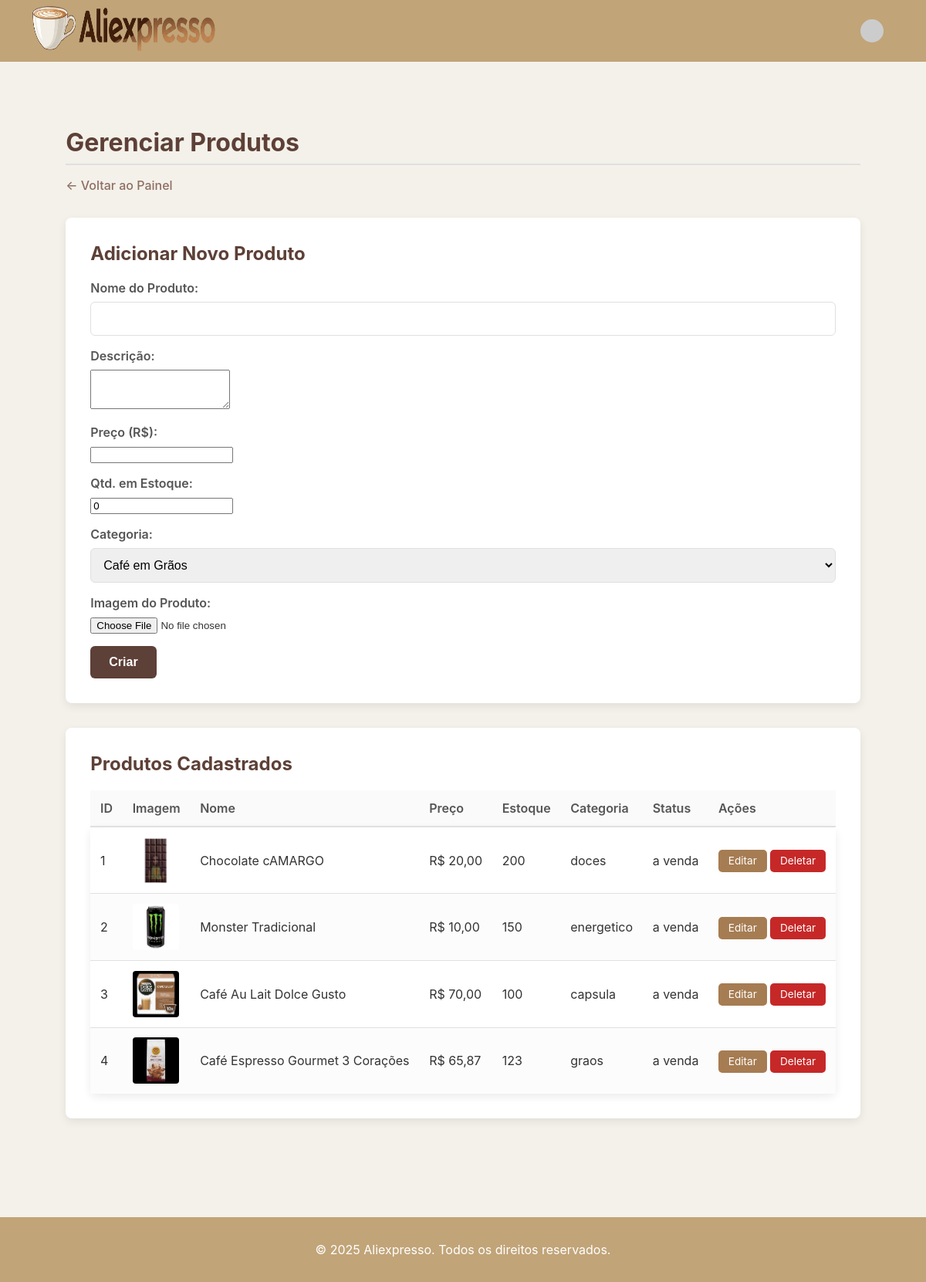
The app's page /index.php?page=admin&action=produtos (signed in) with its own data.
### tables this page shows
CREATE TABLE `produtos` (
  `id_produto` int(11) NOT NULL,
  `nome` varchar(100) NOT NULL,
  `descricao` text DEFAULT NULL,
  `preco` decimal(10,2) NOT NULL,
  `quantidade_estoque` int(11) DEFAULT 0,
  `categoria` varchar(50) DEFAULT NULL,
  `id_usuario` int(11) DEFAULT NULL,
  `imagem` varchar(255) DEFAULT NULL,
  `status` enum('a venda','descontinuado') DEFAULT 'a venda'
);

### autoloader.php (called while the page is built, shortened)
<?php
    spl_autoload_register(function ($class) {
        $prefix = 'Aliexpresso\\';
        $base_dir = __DIR__ . '/';
        $len = strlen($prefix);
        $relative_class = substr($class, $len);
        $path = str_replace('\\', '/', $relative_class);
        $last_slash_pos = strrpos($path, '/');
        if ($last_slash_pos === false) {
            $directory_path = '';
            $class_file_name = $path;
        } else {
            $directory_path = substr($path, 0, $last_slash_pos);
            $class_file_name = substr($path, $last_slash_pos + 1);
        }
        $file = $base_dir . strtolower($directory_path) . '/' . $class_file_name . '.php';
    });
?>

### model/Database.php (called while the page is built)
<?php
    class Database {
        private static $instance = null;
        private $conn;
        private function __construct() {
            try {
                $dsn = 'mysql:host=localhost;port=3306;dbname=aliexpresso;charset=utf8mb4';
                $this->conn = new PDO($dsn, 'root', '');
                $this->conn->setAttribute(PDO::ATTR_ERRMODE, PDO::ERRMODE_EXCEPTION);
                $this->conn->setAttribute(PDO::ATTR_DEFAULT_FETCH_MODE, PDO::FETCH_ASSOC);
            } catch (PDOException $e) {
                die("Erro na conexão: " . $e->getMessage());
            }
        }
        public static function getInstance() {
            if (self::$instance === null) {
                self::$instance = new Database();
            }
            return self::$instance;
        }
        public function getConnection() {
            return $this->conn;
        }
    }
?>

### helper/Auth.php (called while the page is built, shortened)
<?php
    class Auth {
        public static function isLoggedIn(): bool {
            return isset($_SESSION['usuario']);
        }
        public static function user() {
            return $_SESSION['usuario'] ?? null;
        }
        public static function role(): ?string {
            return self::isLoggedIn() ? self::user()['tipo'] : null;
        }
        public static function isAdmin(): bool {
            return self::role() === 'admin';
        }
    }
?>

### controller/AdminController.php (called while the page is built, shortened)
<?php
    class AdminController
    {
        private $productModel;
        public function __construct() {
            $this->productModel = new ProdutoModel();
        }
        public function produtos() {
            $products = $this->productModel->getAll();
            $productToEdit = null;
            $productTypes = ProdutoFactory::getAvailableTypes();
            require_once __DIR__ . '/../view/admin/produto_crud.php';
        }
    }
?>

### model/ProdutoFactory.php (called while the page is built, shortened)
<?php
    class ProdutoFactory {
        public static function getAvailableTypes(): array {
            return [
                'graos' => 'Café em Grãos',
                'capsula' => 'Cápsula de Café',
                'energetico' => 'Bebida Energética',
                'doces' => 'Doces'
            ];
        }
    }

### model/ProdutoModel.php (called while the page is built, shortened)
<?php
    require_once __DIR__ . '/Database.php';
    class ProdutoModel {
        private $pdo;
        public function __construct() {
            $this->pdo = \Database::getInstance()->getConnection();
        }
        public function getAll() {
            return $this->pdo->query("SELECT * FROM produtos ORDER BY id_produto ASC")->fetchAll();
        }
    }
?>

### view/admin/produto_crud.php (the view, shortened to what this page needs)
<!DOCTYPE html>
<html lang="pt-br">
<head>
    <link rel="stylesheet" href="assets/css/admin.css">
    <link rel="stylesheet" href="assets/css/header.css">
    <link rel="stylesheet" href="assets/css/footer.css">
    <link rel="stylesheet" href="https://cdnjs.cloudflare.com/ajax/libs/font-awesome/6.0.0-beta3/css/all.min.css">
</head>
<body>
    <?php \Aliexpresso\Controller\PageController::renderHeader(); ?>
    <main class="admin-container">
        <h1>Gerenciar Produtos</h1>
        <a href="index.php?page=admin" class="back-link">&larr; Voltar ao Painel</a>
        <div class="form-container">
            <h2><?= isset($productToEdit) ? 'Editar Produto' : 'Adicionar Novo Produto' ?></h2>
            <form action="index.php?page=admin&action=saveProduct" method="post" enctype="multipart/form-data">
                <div class="form-group">
                    <label for="nome">Nome do Produto:</label>
                    <input type="text" id="nome" name="nome" value="<?= htmlspecialchars($productToEdit['nome'] ?? '') ?>" required>
                </div>
                <div class="form-group">
                    <label for="descricao">Descrição:</label>
                    <textarea id="descricao" name="descricao" rows="3" required><?= htmlspecialchars($productToEdit['descricao'] ?? '') ?></textarea>
                </div>
                <div class="form-group">
                    <label for="preco">Preço (R$):</label>
                    <input type="number" step="0.01" id="preco" name="preco" value="<?= htmlspecialchars($productToEdit['preco'] ?? '') ?>" required>
                </div>
                <div class="form-group">
                    <label for="quantidade_estoque">Qtd. em Estoque:</label>
                    <input type="number" id="quantidade_estoque" name="quantidade_estoque" value="<?= htmlspecialchars($productToEdit['quantidade_estoque'] ?? '0') ?>" required>
                </div>
                <div class="form-group">
                    <label for="categoria">Categoria:</label>
                    <select id="categoria" name="categoria" required>
                        <?php foreach ($productTypes as $key => $value): ?>
                            <option value="<?= $key ?>" <?= (($productToEdit['categoria'] ?? '') === $key) ? 'selected' : '' ?>>
                                <?= $value ?>
                            </option>
                        <?php endforeach; ?>
                    </select>
                </div>
                <div class="form-group">
                    <label for="imagemInput">Imagem do Produto:</label>
                    <input type="file" id="imagemInput" name="imagem" accept="image/png, image/jpeg, image/webp, image/jpg">
                </div>
                <button type="submit" class="btn-primary"><?= isset($productToEdit) ? 'Atualizar' : 'Criar' ?></button>
            </form>
        </div>
        <div class="table-container">
            <h2>Produtos Cadastrados</h2>
            <table>
                <thead>
                    <tr>
                        <th>ID</th>
                        <th>Imagem</th>
                        <th>Nome</th>
                        <th>Preço</th>
                        <th>Estoque</th>
                        <th>Categoria</th>
                        <th>Status</th>
                        <th>Ações</th>
                    </tr>
                </thead>
                <tbody class="table-container">
                    <?php foreach ($products as $product): ?>
                    <tr>
                        <td><?= $product['id_produto'] ?></td>
                        <td>
                            <?php if (!empty($product['imagem'])): ?>
                                <img src="<?= htmlspecialchars($product['imagem']) ?>" alt="<?= htmlspecialchars($product['nome']) ?>" class="product-image-thumb">
                            <?php else: ?>
                                Sem imagem
                            <?php endif; ?>
                        </td>
                        <td><?= htmlspecialchars($product['nome']) ?></td>
                        <td>R$ <?= number_format($product['preco'], 2, ',', '.') ?></td>
                        <td><?= $product['quantidade_estoque'] ?></td>
                        <td><?= htmlspecialchars($product['categoria']) ?></td>
                        <td><?= htmlspecialchars($product['status']) ?></td>
                        <td class="actionsProduct">
                            <a href="index.php?page=admin&action=produtos&edit_id=<?= $product['id_produto'] ?>" class="btn-edit">Editar</a>
                            <a href="index.php?page=admin&action=deleteProduct&id=<?= $product['id_produto'] ?>" class="btn-delete" onclick="return confirm('Tem certeza?');">Deletar</a>
                        </td>
                    </tr>
                    <?php endforeach; ?>
                </tbody>
            </table>
        </div>
    </main>
    <?php \Aliexpresso\Controller\PageController::renderFooter(); ?>
</body>
</html>

### index.php (shortened to what this page needs)
<?php
    require_once __DIR__ . '/autoloader.php';
    require_once __DIR__ . '/controller/pageController.php';
    $controller_key = strtolower($_GET['page'] ?? 'home');
    if ($controller_key === 'home') {
        require_once __DIR__ . '/view/home/index.php';
    } else {
        $controllerName = 'Aliexpresso\\Controller\\' . ucfirst($controller_key) . 'Controller';
        if (class_exists($controllerName)) {
            $action = $_GET['action'] ?? 'index';
            $controller = new $controllerName();
            if (method_exists($controller, $action)) {
                $controller->$action();
            } else {
                http_response_code(404);
                echo "Erro 404: Ação '{$action}' não encontrada.";
            }
        } else {
            http_response_code(404);
            echo "Erro 404: Página '{$controller_key}' não encontrada.";
        }
    }
?>

### controller/pageController.php (shortened to what this page needs)
<?php
    class PageController
    {
        public static function renderHeader() {
        ?>
            <header>
                <a href="index.php?page=home" class="site-logo">
                    <h1><img src="./assets/img/logo_aliexpresso4.png" alt="Logo Aliexpresso"></h1>
                </a>
                <div class="header-right">
                    <img src="https://placehold.co/30x30/eeeeee/777777?text=User" alt="Usuário" class="icon user-icon" id="userIconTrigger">
                </div>
            </header>
        <?php
        }
        public static function renderFooter() {
        ?>
            <footer>
                <p>&copy; <?= date('Y') ?> Aliexpresso. Todos os direitos reservados.</p>
            </footer>
        <?php
        }
    }
?>

### assets/css/admin.css (style rules this page uses)
:root { --admin-bg-main: #f4f1ea; --admin-bg-container: #ffffff; --admin-primary-dark: #5D4037; --admin-primary-medium: #8D6E63; --admin-accent-edit: #a67c52; --admin-accent-delete: #c62828; --admin-text-light: #ffffff; --admin-text-dark: #333333; --admin-border-color: #e0e0e0; }
body { background-color: var(--admin-bg-main); color: var(--admin-text-dark); font-family: -apple-system, BlinkMacSystemFont, "Segoe UI", Roboto, Helvetica, Arial, sans-serif; margin: 0; display: flex; flex-direction: column; min-height: 100vh; margin: 0; }
main { flex-grow: 1; }
.admin-container { max-width: 1100px; margin: 2rem auto; padding: 2rem; background-color: transparent; }
.admin-container h1 { color: var(--admin-primary-dark); border-bottom: 2px solid var(--admin-border-color); padding-bottom: 0.5rem; margin-bottom: 1rem; }
.back-link { display: inline-block; margin-bottom: 2rem; color: var(--admin-primary-medium); text-decoration: none !important; font-weight: 500; }
.form-container, .table-container { background-color: var(--admin-bg-container); padding: 2rem; border-radius: 8px; box-shadow: 0 4px 12px rgba(0, 0, 0, 0.08); margin-bottom: 2rem; }
.form-container h2, .table-container h2 { color: var(--admin-primary-dark); margin-top: 0; }
.form-group { margin-bottom: 1rem; }
.form-group label { display: block; margin-bottom: 0.5rem; font-weight: 600; color: #555; }
.form-group input[type="text"], .form-group input[type="email"], .form-group input[type="password"], .form-group select { width: 100%; padding: 0.75rem; border: 1px solid var(--admin-border-color); border-radius: 6px; box-sizing: border-box; font-size: 1rem; }
button.btn-primary, a.btn-secondary { display: inline-block; padding: 0.75rem 1.5rem; border: none; border-radius: 6px; font-size: 1rem; font-weight: 600; cursor: pointer; text-decoration: none; text-align: center; transition: opacity 0.3s ease; }
button.btn-primary { background-color: var(--admin-primary-dark); color: var(--admin-text-light); }
table { width: 100%; border-collapse: collapse; margin-top: 1rem; }
thead th { background-color: #fafafa; border-bottom: 2px solid var(--admin-border-color); padding: 0.8rem; text-align: left; font-weight: 600; color: #555; }
tbody td { padding: 0.8rem; border-bottom: 1px solid var(--admin-border-color); }
tbody tr:nth-child(even) { background-color: #fcfcfc; }
tbody tr:last-child td { border-bottom: none; }
td.actionsProduct { align-items: center; gap: 0.5rem; }
.table-container th, .table-container td { text-align: left; vertical-align: middle; }
.btn-edit, .btn-delete { padding: 0.4rem 0.8rem; text-decoration: none; color: white; border-radius: 5px; font-size: 0.85rem; }
.btn-edit { background-color: var(--admin-accent-edit); }
.btn-delete { background-color: var(--admin-accent-delete); }

### assets/css/header.css (style rules this page uses)
:root { --cor-primaria: #c1a478; --cor-destaque: #a67c52; --cor-botao-fundo: var(--cor-destaque); }
header { background-color: var(--cor-primaria); color: white; width: 100%; display: flex; align-items: center; justify-content: flex-start; position: relative; box-sizing: border-box; height: 10vh; }
header .site-logo { text-decoration: none; }
header .site-logo h1 { font-size: 2rem; font-weight: bolder; color: white; margin-left: 5vh; }
header .site-logo img { height: 8vh; width: 20vw; }
.header-right { display: flex; align-items: center; gap: 15px; margin-left: auto; margin-right: 5vh ; }
.icon { width: 30px; height: 30px; display: block; }
.user-icon { border-radius: 50%; cursor: pointer; object-fit: cover; }
.user-icon { width: 30px; height: 30px; border-radius: 50%; cursor: pointer; object-fit: cover; display: inline-block; vertical-align: middle; }

### assets/css/footer.css (style rules this page uses)
footer { background-color: var(--cor-primaria); color: white; text-align: center; padding: 1rem 0; margin-top: 2rem; width: 100%; }

### view/admin/produto_crud.php (style rules this page uses)
body { display: flex; flex-direction: column; min-height: 100vh; margin: 0; }
main.admin-container { flex-grow: 1; }
.product-image-thumb { max-width: 60px; height: auto; border-radius: 4px; vertical-align: middle; }

### records on screen
produtos: id_produto "1", imagem (picture), nome "Chocolate cAMARGO", preco "20,00", quantidade_estoque "200", categoria "doces", status "a venda"
produtos: id_produto "2", imagem (picture), nome "Monster Tradicional", preco "10,00", quantidade_estoque "150", categoria "energetico", status "a venda"
produtos: id_produto "3", imagem (picture), nome "Café Au Lait Dolce Gusto", preco "70,00", quantidade_estoque "100", categoria "capsula", status "a venda"
produtos: id_produto "4", imagem (picture), nome "Café Espresso Gourmet 3 Corações", preco "65,87", quantidade_estoque "123", categoria "graos", status "a venda"

### other values on screen
form field categoria "Café em Grãos"
